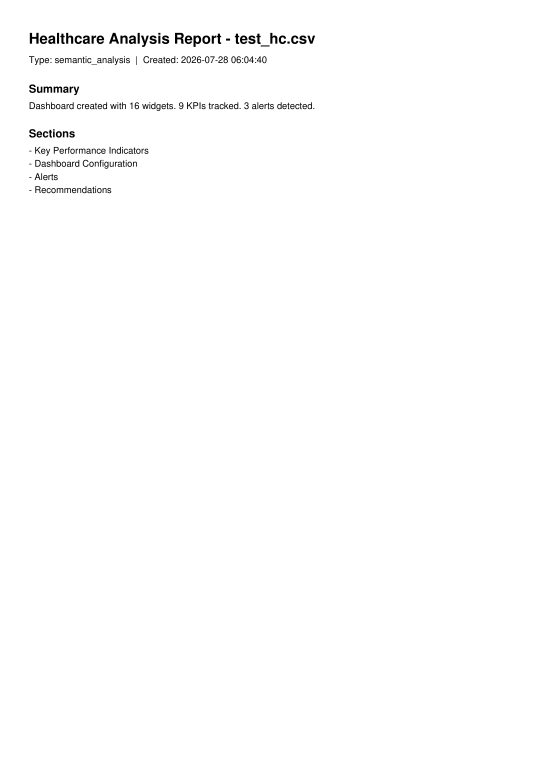
#> input picture storage/capture/1/593b3e909106490c/pages/original_page1.png, 1654 x 2339 px (shown at 1/3 size)
$ python -i preprocessing.py   (imports and definitions only)
#> lines starting #> are read from the running program, lines starting #| are printed output that depends on the picture
"""Image preprocessing pipeline for the Smart Data Capture platform.

Uses Pillow only (no system binaries required beyond Python packages) to
improve OCR accuracy: grayscale conversion, auto-contrast, noise reduction,
sharpening, and simple deskew via projection-profile rotation search.

Perspective correction and shadow removal in the strict computer-vision
sense require OpenCV/deep-learning models; this module implements the
brightness/contrast/sharpness improvements that meaningfully help OCR today,
and is structured so a more advanced CV backend can be swapped in later
without changing callers (see `enhance_image`).
"""

from __future__ import annotations

import logging
import os

from PIL import Image, ImageFilter, ImageOps

logger = logging.getLogger(__name__)

MAX_DIMENSION = 3000  # cap very large photos for speed


def _load_image(path: str) -> Image.Image:
    img = Image.open(path)
#> img is the input picture: PIL image 1654x2339 RGB; min 0, max 255, mean 253.1
    img = ImageOps.exif_transpose(img)  # auto-rotate based on camera EXIF orientation
    return img.convert("RGB")


def _resize_if_needed(img: Image.Image) -> Image.Image:
    w, h = img.size
#> w = 1654; h = 2339
    if max(w, h) <= MAX_DIMENSION:
        return img
    scale = MAX_DIMENSION / max(w, h)
    return img.resize((int(w * scale), int(h * scale)), Image.LANCZOS)


def _estimate_skew_angle(gray: Image.Image) -> float:
    """Estimate small rotation skew using a coarse projection-profile search.

    Rotates the image across a small angle range and picks the angle that
    maximizes the variance of horizontal row-sum profiles (text lines create
    sharp peaks/troughs when properly aligned).
    """
    import numpy as np

    small = gray.resize((min(gray.width, 600), min(gray.height, 800)))
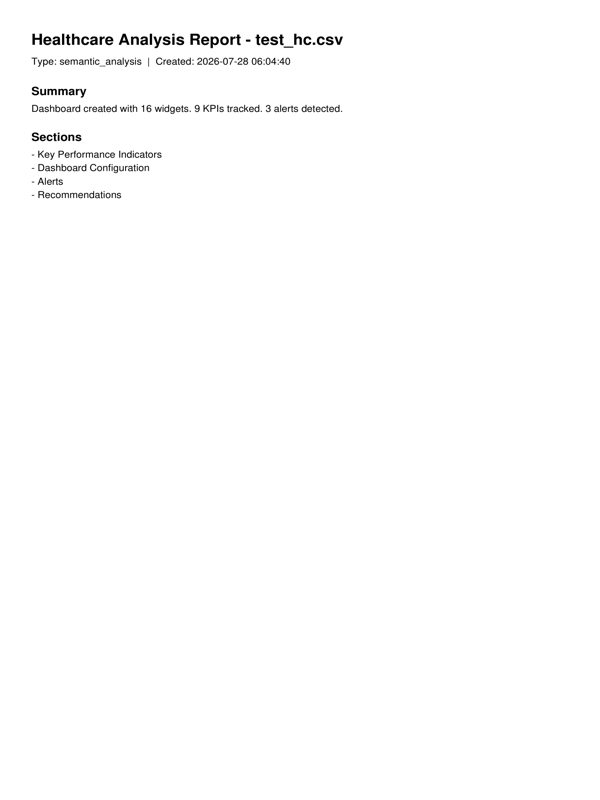
#> small: PIL image 600x800 L; min 0, max 255, mean 253.1
    best_angle = 0.0
    best_score = -1.0
    for angle in range(-5, 6):
        rotated = small.rotate(angle, expand=False, fillcolor=255)
        arr = np.asarray(rotated, dtype=np.float32)
        row_sums = arr.sum(axis=1)
        score = float(np.var(row_sums))
        if score > best_score:
            best_score = score
            best_angle = float(angle)
#> this loop made 11 passes
#> (score, best_score) on passes 1 to 6: (8092317.5, 8092317.5), (8975196, 8975196), (10944696, 10944696), (14442967, 14442967), (19295104, 19295104), (24032422, 24032422)
#> score on passes 7 to 11: 19657178, 14844746, 11577832, 9846397, 8615834
#> pass 1, in _estimate_skew_angle, `rotated = small.rotate(angle, expand=False, fillcolor=255)`:
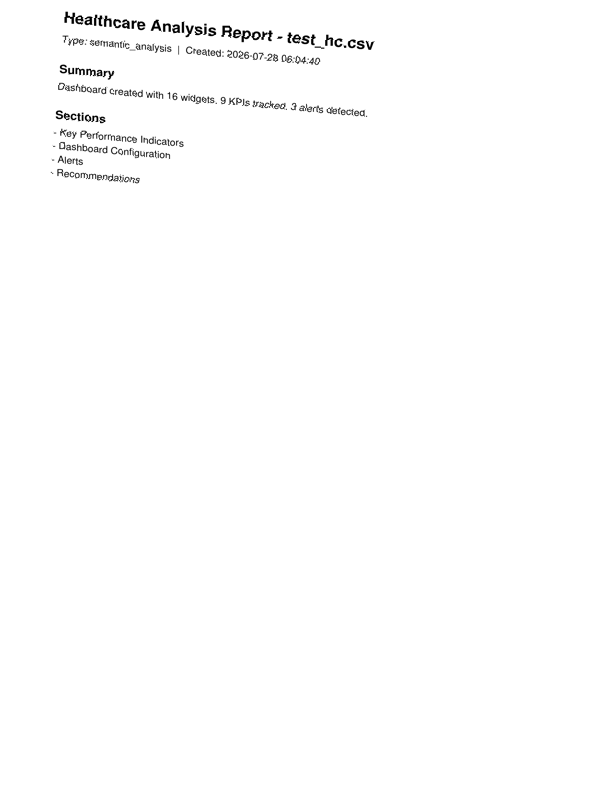
#> rotated: PIL image 600x800 L; min 0, max 255, mean 253.1
#> pass 2, in _estimate_skew_angle, `rotated = small.rotate(angle, expand=False, fillcolor=255)`:
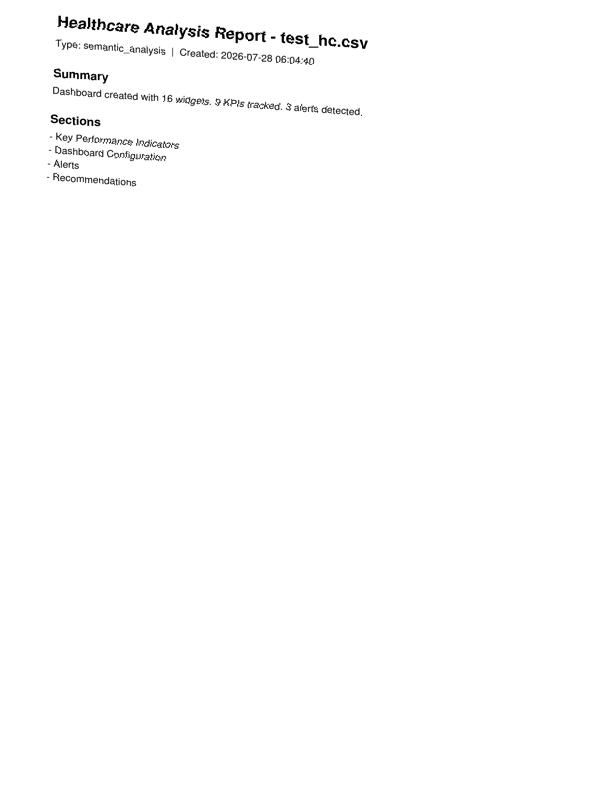
#> rotated: PIL image 600x800 L; min 0, max 255, mean 253.1
#> after the loop, best_angle = 0; best_score = 24032422
    return best_angle


def enhance_image(input_path: str, output_path: str) -> dict:
    """Run the enhancement pipeline and write the result to `output_path`.

    Returns metadata about the operations applied.
    """
    img = _load_image(input_path)
    img = _resize_if_needed(img)

    gray = ImageOps.grayscale(img)

    skew_angle = _estimate_skew_angle(gray)
#> skew_angle = 0
    if abs(skew_angle) >= 1:
        gray = gray.rotate(skew_angle, expand=True, fillcolor=255)
    else:
        skew_angle = 0.0

    # Denoise slightly, then boost contrast and sharpen text edges.
    gray = gray.filter(ImageFilter.MedianFilter(size=3))
    gray = ImageOps.autocontrast(gray, cutoff=1)
    gray = gray.filter(ImageFilter.UnsharpMask(radius=2, percent=150, threshold=3))

    os.makedirs(os.path.dirname(output_path), exist_ok=True)
    gray.save(output_path, quality=95)

    return {
        "deskew_angle": skew_angle,
        "final_size": gray.size,
        "operations": [
            "exif_autorotate",
            "grayscale",
            "deskew",
            "denoise",
            "autocontrast",
            "sharpen",
        ],
    }


def make_thumbnail(input_path: str, output_path: str, size: tuple[int, int] = (320, 320)) -> None:
    img = _load_image(input_path)
    img.thumbnail(size, Image.LANCZOS)
    os.makedirs(os.path.dirname(output_path), exist_ok=True)
    img.save(output_path, quality=85)

>>> result = enhance_image('../storage/capture/1/593b3e909106490c/pages/original_page1.png', 'out.png')
